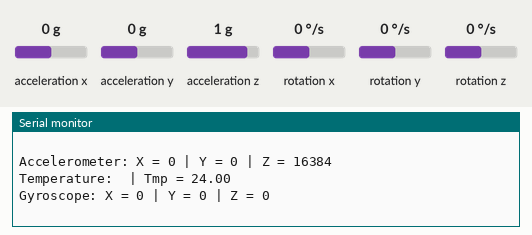
Bench run of a sketch on a simulated Arduino Uno, built with avr-gcc and run on an emulated ATmega328P. Parts: the last lines printed to the serial monitor. Wiring (inferred from the names in the program): MPU-6050 motion sensor at I2C address 0x68. The test bench sets the inputs (shaded band); at power-on: acceleration x 0 g, acceleration y 0 g, acceleration z 1 g, rotation x 0 °/s, rotation y 0 °/s, rotation z 0 °/s.

Above: at 1.2 s.
1.3 s: acceleration x set to -1.4 g
2.8 s: acceleration y set to -1.4 g
4.3 s: acceleration z set to -1.4 g
5.8 s: rotation x set to -192 °/s
At 6.33 s:
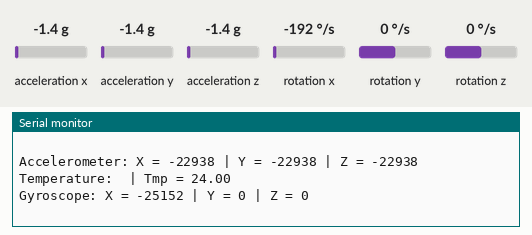
7.3 s: rotation y set to -192 °/s
At 7.69 s:
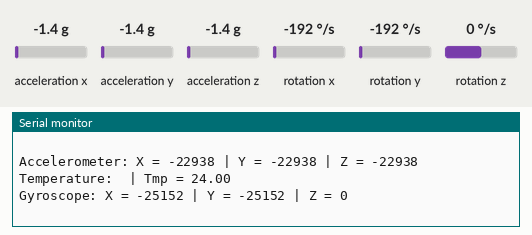

Measured:
- after the input at 5.8 s, the serial monitor: prints a new line after 0.31 s (image 1)
- after the input at 7.3 s, the serial monitor: prints a new line after 0.17 s (image 2)

The sketch:

mpu6050_test.ino
```cpp
// MPU6050 (GY521) test
// Modified from:
// https://create.arduino.cc/projecthub/Nicholas_N/how-to-use-the-accelerometer-gyroscope-gy-521-6dfc19
// and code found here: https://playground.arduino.cc/Main/MPU-6050#measurements

#include <Arduino.h>
#include <Wire.h>
#include <SoftwareSerial.h>

const int MPU=0x68;
int16_t AcX,AcY,AcZ,Tmp,GyX,GyY,GyZ;

void setup(){
  Wire.begin();
  Wire.beginTransmission(MPU);
  Wire.write(0x6B);
  Wire.write(0);
  Wire.endTransmission(true);
  Serial.begin(115200);
}
void loop(){
  Wire.beginTransmission(MPU);
  Wire.write(0x3B);
  Wire.endTransmission(false);
  //Wire.requestFrom(MPU,12,true);
  Wire.requestFrom(MPU, 14, true);
  AcX=Wire.read()<<8|Wire.read();
  AcY=Wire.read()<<8|Wire.read();
  AcZ=Wire.read()<<8|Wire.read();
  Tmp=Wire.read()<<8|Wire.read();
  GyX=Wire.read()<<8|Wire.read();
  GyY=Wire.read()<<8|Wire.read();
  GyZ=Wire.read()<<8|Wire.read();

  Serial.print("Accelerometer: ");
  Serial.print("X = "); Serial.print(AcX);
  Serial.print(" | Y = "); Serial.print(AcY);
  Serial.print(" | Z = "); Serial.println(AcZ);

  Serial.print("Temperature: ");
  Serial.print(" | Tmp = "); Serial.println(Tmp/340.00+36.53);  //equation for temperature in degrees C from datasheet

  Serial.print("Gyroscope: ");
  Serial.print("X = "); Serial.print(GyX);
  Serial.print(" | Y = "); Serial.print(GyY);
  Serial.print(" | Z = "); Serial.println(GyZ);
  Serial.println(" ");
  delay(333);
}
```
